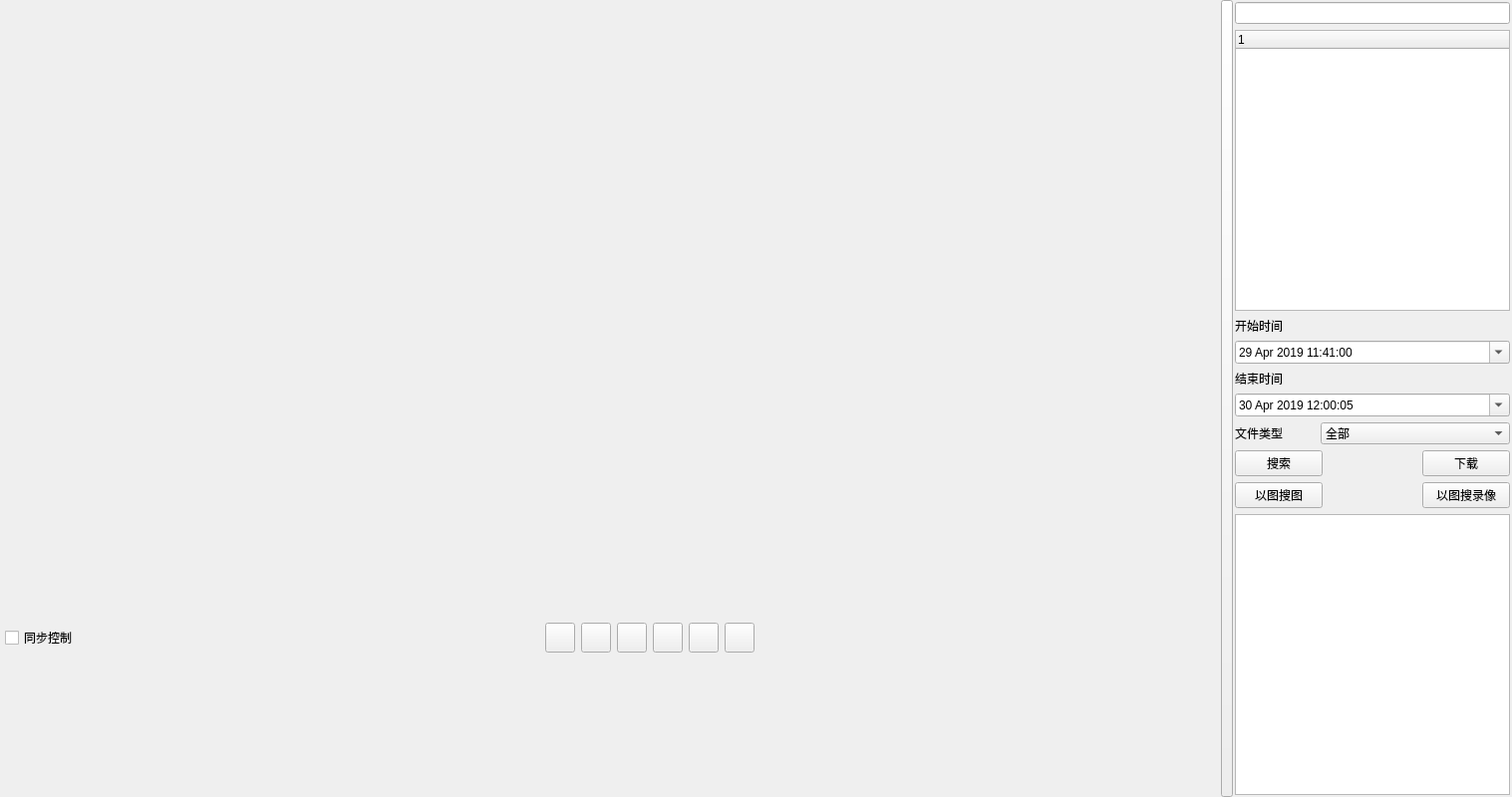
<?xml version="1.0" encoding="UTF-8"?>
<ui version="4.0">
 <class>videoPlayback</class>
 <widget class="QWidget" name="videoPlayback">
  <property name="geometry">
   <rect>
    <x>0</x>
    <y>0</y>
    <width>1517</width>
    <height>800</height>
   </rect>
  </property>
  <property name="sizePolicy">
   <sizepolicy hsizetype="Minimum" vsizetype="Minimum">
    <horstretch>0</horstretch>
    <verstretch>0</verstretch>
   </sizepolicy>
  </property>
  <property name="minimumSize">
   <size>
    <width>1281</width>
    <height>675</height>
   </size>
  </property>
  <property name="windowTitle">
   <string>videoPlayback</string>
  </property>
  <layout class="QGridLayout" name="gridLayout_2">
   <property name="leftMargin">
    <number>0</number>
   </property>
   <property name="topMargin">
    <number>0</number>
   </property>
   <property name="rightMargin">
    <number>0</number>
   </property>
   <property name="bottomMargin">
    <number>0</number>
   </property>
   <property name="spacing">
    <number>0</number>
   </property>
   <item row="0" column="2">
    <widget class="QWidget" name="widge_Main" native="true">
     <property name="sizePolicy">
      <sizepolicy hsizetype="Preferred" vsizetype="Expanding">
       <horstretch>0</horstretch>
       <verstretch>0</verstretch>
      </sizepolicy>
     </property>
     <layout class="QGridLayout" name="gridLayout_4">
      <property name="leftMargin">
       <number>0</number>
      </property>
      <property name="topMargin">
       <number>0</number>
      </property>
      <property name="rightMargin">
       <number>0</number>
      </property>
      <property name="bottomMargin">
       <number>0</number>
      </property>
      <item row="0" column="0">
       <layout class="QGridLayout" name="gridLayout_main">
        <property name="leftMargin">
         <number>2</number>
        </property>
        <property name="topMargin">
         <number>2</number>
        </property>
        <property name="rightMargin">
         <number>2</number>
        </property>
        <property name="bottomMargin">
         <number>2</number>
        </property>
        <property name="spacing">
         <number>0</number>
        </property>
       </layout>
      </item>
     </layout>
    </widget>
   </item>
   <item row="2" column="2">
    <widget class="QWidget" name="VideoTimeLineBackFrame" native="true">
     <property name="minimumSize">
      <size>
       <width>0</width>
       <height>140</height>
      </size>
     </property>
     <property name="maximumSize">
      <size>
       <width>16777215</width>
       <height>140</height>
      </size>
     </property>
     <layout class="QGridLayout" name="gridLayout_3">
      <property name="leftMargin">
       <number>0</number>
      </property>
      <property name="topMargin">
       <number>0</number>
      </property>
      <property name="rightMargin">
       <number>3</number>
      </property>
      <property name="bottomMargin">
       <number>0</number>
      </property>
      <property name="spacing">
       <number>0</number>
      </property>
      <item row="0" column="0">
       <layout class="QHBoxLayout" name="hLayout">
        <property name="spacing">
         <number>0</number>
        </property>
       </layout>
      </item>
     </layout>
    </widget>
   </item>
   <item row="1" column="2">
    <layout class="QHBoxLayout" name="horizontalLayout">
     <property name="leftMargin">
      <number>5</number>
     </property>
     <property name="topMargin">
      <number>5</number>
     </property>
     <property name="rightMargin">
      <number>5</number>
     </property>
     <property name="bottomMargin">
      <number>5</number>
     </property>
     <item>
      <widget class="QCheckBox" name="m_chkReplay">
       <property name="text">
        <string>同步控制</string>
       </property>
      </widget>
     </item>
     <item>
      <spacer name="horizontalSpacer">
       <property name="orientation">
        <enum>Qt::Horizontal</enum>
       </property>
       <property name="sizeHint" stdset="0">
        <size>
         <width>40</width>
         <height>20</height>
        </size>
       </property>
      </spacer>
     </item>
     <item>
      <widget class="QPushButton" name="btnPlay">
       <property name="minimumSize">
        <size>
         <width>30</width>
         <height>30</height>
        </size>
       </property>
       <property name="maximumSize">
        <size>
         <width>30</width>
         <height>30</height>
        </size>
       </property>
       <property name="styleSheet">
        <string notr="true"/>
       </property>
       <property name="text">
        <string/>
       </property>
       <property name="icon">
        <iconset>
         <normaloff>:/res/images/b_play.png</normaloff>:/res/images/b_play.png</iconset>
       </property>
       <property name="iconSize">
        <size>
         <width>25</width>
         <height>25</height>
        </size>
       </property>
      </widget>
     </item>
     <item>
      <widget class="QPushButton" name="btnStop">
       <property name="sizePolicy">
        <sizepolicy hsizetype="Minimum" vsizetype="Fixed">
         <horstretch>0</horstretch>
         <verstretch>0</verstretch>
        </sizepolicy>
       </property>
       <property name="minimumSize">
        <size>
         <width>30</width>
         <height>30</height>
        </size>
       </property>
       <property name="maximumSize">
        <size>
         <width>30</width>
         <height>30</height>
        </size>
       </property>
       <property name="styleSheet">
        <string notr="true"/>
       </property>
       <property name="text">
        <string/>
       </property>
       <property name="icon">
        <iconset>
         <normaloff>:/res/images/b_stop.png</normaloff>:/res/images/b_stop.png</iconset>
       </property>
       <property name="iconSize">
        <size>
         <width>25</width>
         <height>25</height>
        </size>
       </property>
      </widget>
     </item>
     <item>
      <widget class="QPushButton" name="btnPre">
       <property name="minimumSize">
        <size>
         <width>30</width>
         <height>30</height>
        </size>
       </property>
       <property name="maximumSize">
        <size>
         <width>30</width>
         <height>30</height>
        </size>
       </property>
       <property name="styleSheet">
        <string notr="true"/>
       </property>
       <property name="text">
        <string/>
       </property>
       <property name="icon">
        <iconset>
         <normaloff>:/res/images/b_pre.png</normaloff>:/res/images/b_pre.png</iconset>
       </property>
       <property name="iconSize">
        <size>
         <width>25</width>
         <height>25</height>
        </size>
       </property>
      </widget>
     </item>
     <item>
      <widget class="QPushButton" name="btnNext">
       <property name="minimumSize">
        <size>
         <width>30</width>
         <height>30</height>
        </size>
       </property>
       <property name="maximumSize">
        <size>
         <width>30</width>
         <height>30</height>
        </size>
       </property>
       <property name="styleSheet">
        <string notr="true"/>
       </property>
       <property name="text">
        <string/>
       </property>
       <property name="icon">
        <iconset>
         <normaloff>:/res/images/b_next.png</normaloff>:/res/images/b_next.png</iconset>
       </property>
       <property name="iconSize">
        <size>
         <width>25</width>
         <height>25</height>
        </size>
       </property>
      </widget>
     </item>
     <item>
      <widget class="QPushButton" name="btnShear">
       <property name="minimumSize">
        <size>
         <width>30</width>
         <height>30</height>
        </size>
       </property>
       <property name="maximumSize">
        <size>
         <width>30</width>
         <height>30</height>
        </size>
       </property>
       <property name="styleSheet">
        <string notr="true"/>
       </property>
       <property name="text">
        <string/>
       </property>
       <property name="icon">
        <iconset>
         <normaloff>:/res/images/b_cut.png</normaloff>:/res/images/b_cut.png</iconset>
       </property>
       <property name="iconSize">
        <size>
         <width>25</width>
         <height>25</height>
        </size>
       </property>
      </widget>
     </item>
     <item>
      <widget class="QPushButton" name="btnVoice">
       <property name="minimumSize">
        <size>
         <width>30</width>
         <height>30</height>
        </size>
       </property>
       <property name="maximumSize">
        <size>
         <width>30</width>
         <height>30</height>
        </size>
       </property>
       <property name="styleSheet">
        <string notr="true"/>
       </property>
       <property name="text">
        <string/>
       </property>
       <property name="icon">
        <iconset>
         <normaloff>:/res/images/voiceClose.png</normaloff>:/res/images/voiceClose.png</iconset>
       </property>
       <property name="iconSize">
        <size>
         <width>25</width>
         <height>25</height>
        </size>
       </property>
      </widget>
     </item>
     <item>
      <spacer name="horizontalSpacer_2">
       <property name="orientation">
        <enum>Qt::Horizontal</enum>
       </property>
       <property name="sizeHint" stdset="0">
        <size>
         <width>40</width>
         <height>20</height>
        </size>
       </property>
      </spacer>
     </item>
    </layout>
   </item>
   <item row="0" column="4" rowspan="3">
    <widget class="QWidget" name="widge_Search" native="true">
     <property name="minimumSize">
      <size>
       <width>280</width>
       <height>0</height>
      </size>
     </property>
     <property name="maximumSize">
      <size>
       <width>280</width>
       <height>16777215</height>
      </size>
     </property>
     <layout class="QGridLayout" name="gridLayout">
      <property name="leftMargin">
       <number>2</number>
      </property>
      <property name="topMargin">
       <number>2</number>
      </property>
      <property name="rightMargin">
       <number>2</number>
      </property>
      <property name="bottomMargin">
       <number>2</number>
      </property>
      <item row="1" column="0" colspan="3">
       <widget class="QTreeWidget" name="treeWidget">
        <property name="sizePolicy">
         <sizepolicy hsizetype="Preferred" vsizetype="Expanding">
          <horstretch>0</horstretch>
          <verstretch>0</verstretch>
         </sizepolicy>
        </property>
        <property name="columnCount">
         <number>1</number>
        </property>
        <column>
         <property name="text">
          <string notr="true">1</string>
         </property>
        </column>
       </widget>
      </item>
      <item row="2" column="0">
       <widget class="QLabel" name="label">
        <property name="maximumSize">
         <size>
          <width>16777215</width>
          <height>30</height>
         </size>
        </property>
        <property name="text">
         <string>开始时间</string>
        </property>
       </widget>
      </item>
      <item row="4" column="0">
       <widget class="QLabel" name="label_2">
        <property name="maximumSize">
         <size>
          <width>16777215</width>
          <height>30</height>
         </size>
        </property>
        <property name="text">
         <string>结束时间</string>
        </property>
       </widget>
      </item>
      <item row="7" column="0">
       <widget class="QPushButton" name="btnVSearch">
        <property name="sizePolicy">
         <sizepolicy hsizetype="Preferred" vsizetype="Fixed">
          <horstretch>0</horstretch>
          <verstretch>0</verstretch>
         </sizepolicy>
        </property>
        <property name="minimumSize">
         <size>
          <width>50</width>
          <height>0</height>
         </size>
        </property>
        <property name="text">
         <string>搜索</string>
        </property>
       </widget>
      </item>
      <item row="7" column="2">
       <widget class="QPushButton" name="btnDowned">
        <property name="sizePolicy">
         <sizepolicy hsizetype="Preferred" vsizetype="Fixed">
          <horstretch>0</horstretch>
          <verstretch>0</verstretch>
         </sizepolicy>
        </property>
        <property name="minimumSize">
         <size>
          <width>50</width>
          <height>0</height>
         </size>
        </property>
        <property name="text">
         <string>下载</string>
        </property>
       </widget>
      </item>
      <item row="8" column="0">
       <widget class="QPushButton" name="btnSearchPic">
        <property name="sizePolicy">
         <sizepolicy hsizetype="Preferred" vsizetype="Fixed">
          <horstretch>0</horstretch>
          <verstretch>0</verstretch>
         </sizepolicy>
        </property>
        <property name="minimumSize">
         <size>
          <width>50</width>
          <height>0</height>
         </size>
        </property>
        <property name="text">
         <string>以图搜图</string>
        </property>
       </widget>
      </item>
      <item row="8" column="2">
       <widget class="QPushButton" name="btnSearchVideo">
        <property name="sizePolicy">
         <sizepolicy hsizetype="Preferred" vsizetype="Fixed">
          <horstretch>0</horstretch>
          <verstretch>0</verstretch>
         </sizepolicy>
        </property>
        <property name="minimumSize">
         <size>
          <width>50</width>
          <height>0</height>
         </size>
        </property>
        <property name="text">
         <string>以图搜录像</string>
        </property>
       </widget>
      </item>
      <item row="9" column="0" colspan="3">
       <widget class="QTableWidget" name="tableWidget">
        <property name="sizePolicy">
         <sizepolicy hsizetype="Preferred" vsizetype="Expanding">
          <horstretch>0</horstretch>
          <verstretch>0</verstretch>
         </sizepolicy>
        </property>
       </widget>
      </item>
      <item row="3" column="0" colspan="3">
       <widget class="QDateTimeEdit" name="dateTimeEdit">
        <property name="sizePolicy">
         <sizepolicy hsizetype="Minimum" vsizetype="Preferred">
          <horstretch>0</horstretch>
          <verstretch>0</verstretch>
         </sizepolicy>
        </property>
        <property name="wrapping">
         <bool>false</bool>
        </property>
        <property name="readOnly">
         <bool>false</bool>
        </property>
        <property name="accelerated">
         <bool>false</bool>
        </property>
        <property name="showGroupSeparator" stdset="0">
         <bool>false</bool>
        </property>
        <property name="dateTime">
         <datetime>
          <hour>11</hour>
          <minute>41</minute>
          <second>0</second>
          <year>2019</year>
          <month>4</month>
          <day>29</day>
         </datetime>
        </property>
        <property name="currentSection">
         <enum>QDateTimeEdit::HourSection</enum>
        </property>
        <property name="calendarPopup">
         <bool>true</bool>
        </property>
       </widget>
      </item>
      <item row="5" column="0" colspan="3">
       <widget class="QDateTimeEdit" name="dateTimeEdit_2">
        <property name="readOnly">
         <bool>false</bool>
        </property>
        <property name="dateTime">
         <datetime>
          <hour>12</hour>
          <minute>0</minute>
          <second>5</second>
          <year>2019</year>
          <month>4</month>
          <day>30</day>
         </datetime>
        </property>
        <property name="calendarPopup">
         <bool>true</bool>
        </property>
       </widget>
      </item>
      <item row="6" column="0" colspan="3">
       <layout class="QHBoxLayout" name="horizontalLayout_2">
        <item>
         <widget class="QLabel" name="label_5">
          <property name="maximumSize">
           <size>
            <width>80</width>
            <height>16777215</height>
           </size>
          </property>
          <property name="text">
           <string>文件类型</string>
          </property>
         </widget>
        </item>
        <item>
         <widget class="QComboBox" name="comboBox">
          <item>
           <property name="text">
            <string>全部</string>
           </property>
          </item>
          <item>
           <property name="text">
            <string>报警录像</string>
           </property>
          </item>
          <item>
           <property name="text">
            <string>定时录像</string>
           </property>
          </item>
          <item>
           <property name="text">
            <string>图片文件</string>
           </property>
          </item>
          <item>
           <property name="text">
            <string>人脸图片</string>
           </property>
          </item>
          <item>
           <property name="text">
            <string>车牌图片</string>
           </property>
          </item>
          <item>
           <property name="text">
            <string>WiFi探针信息</string>
           </property>
          </item>
         </widget>
        </item>
       </layout>
      </item>
      <item row="0" column="0" colspan="3">
       <widget class="QLineEdit" name="lineEdit_Search"/>
      </item>
     </layout>
    </widget>
   </item>
   <item row="0" column="3" rowspan="3">
    <widget class="QPushButton" name="btnExtend">
     <property name="sizePolicy">
      <sizepolicy hsizetype="Preferred" vsizetype="Expanding">
       <horstretch>0</horstretch>
       <verstretch>0</verstretch>
      </sizepolicy>
     </property>
     <property name="maximumSize">
      <size>
       <width>12</width>
       <height>16777215</height>
      </size>
     </property>
     <property name="text">
      <string/>
     </property>
     <property name="icon">
      <iconset>
       <normaloff>:/res/SoftIcon/you.png</normaloff>:/res/SoftIcon/you.png</iconset>
     </property>
    </widget>
   </item>
  </layout>
 </widget>
 <layoutdefault spacing="6" margin="11"/>
 <resources>
  <include location="../res.qrc"/>
  <include location="D:/svnCode/tools/sVMS/sVms/sVms/res.qrc"/>
 </resources>
 <connections/>
</ui>
